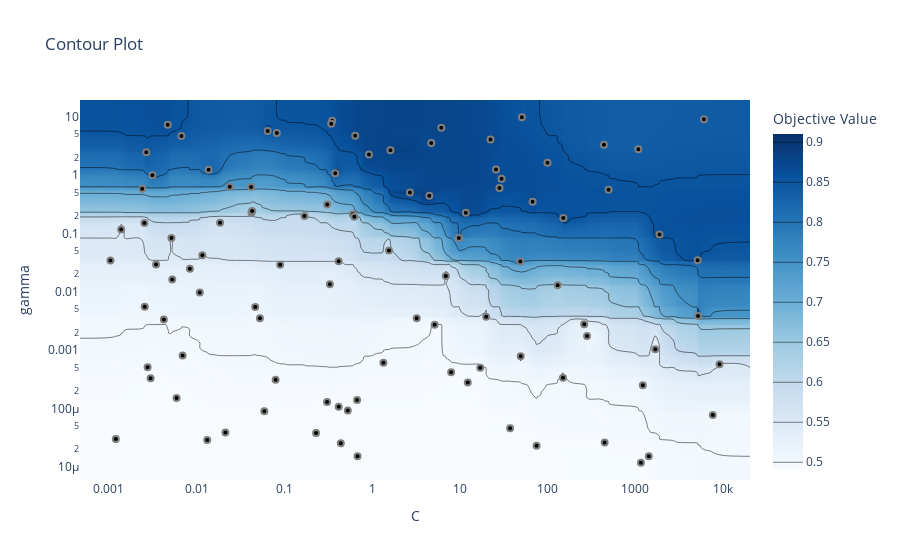

Write notebook code for a chart like this one.
### Code cell
optuna.visualization.plot_contour(study_5, params=['gamma', 'C'])
